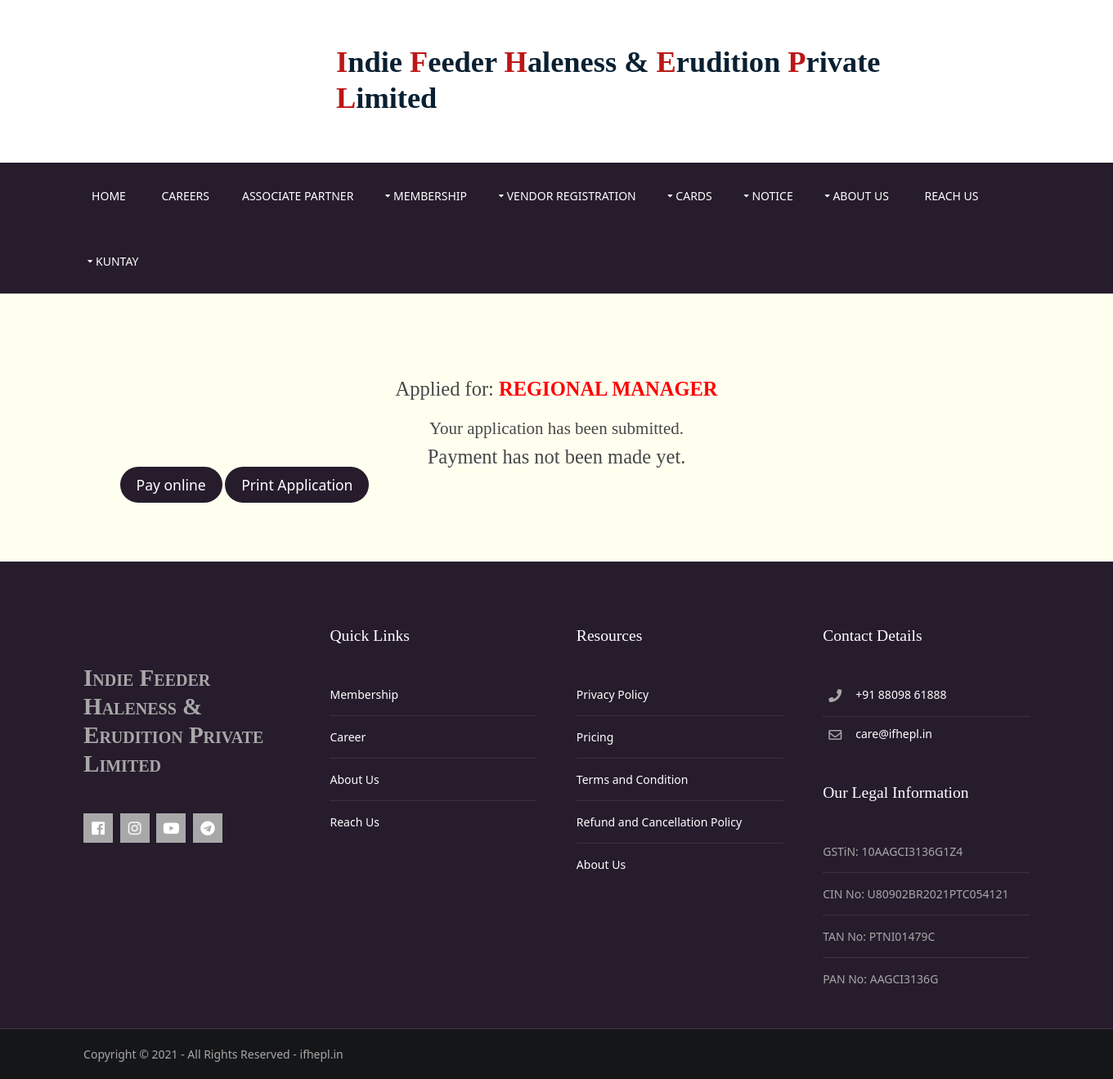
Before: /complete_profile (signed in) with the older database file.
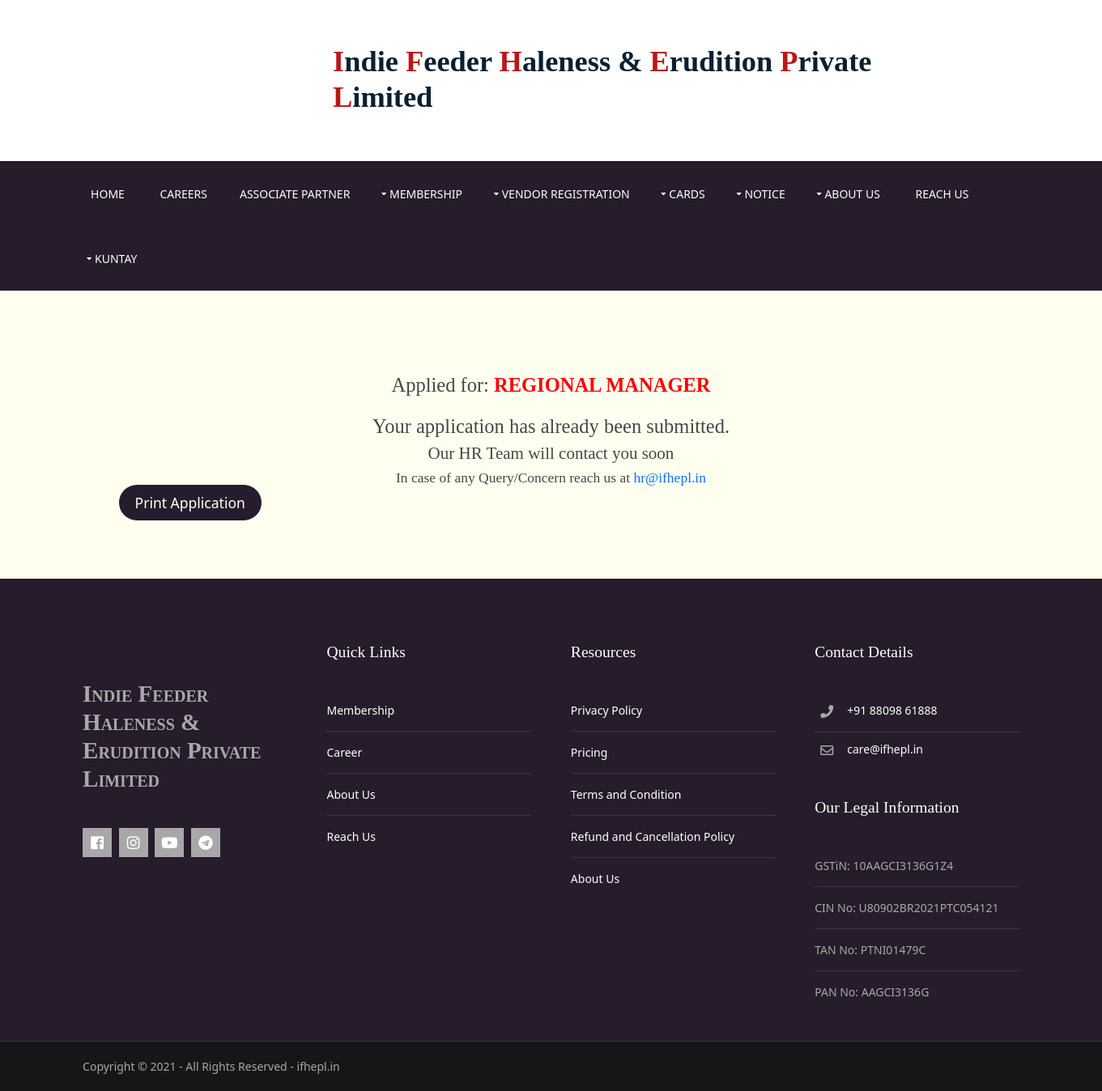
After: the same page with the newer database file.
### jobApplications/views.py (the view, shortened to what this page needs)
# urls.py: path('complete_profile', jobApplication.complete_profile, name="complete_profile"),
def complete_profile(request):
    job_profile = job_application.objects.get(user=request.user)
    return render(request, "complete_profile.html", {"job": job_profile})

### ifheplapp/models.py (called while the page is built)
    def __str__(self):
        return self.title

### ifheplapp/templates/complete_profile.html (shortened to what this page needs)
{% extends 'extends/base.html' %}
{% load static %}
{% block body %}
<div class="row1" style="background-color: rgb(255, 255, 240);">
  <div class="container container-job" style="">
    <div class="my-4 text-center">
      <h3>Applied for: <strong style="color: red;"> {{job.applied_for}}</strong></h3>
    </div>
    {% if job.completed and job.paid %}
    <h3 class="text-center" >Your application has already been submitted.</h3>
    <h4 class="text-center" >Our HR Team will contact you soon</h4>
    <h5 class="text-center" >In case of any Query/Concern reach us at <a href="mailto:hr@ifhepl.in">hr@ifhepl.in</a> </h5>
    <a href="/print/{{job.order_id}}" class="btn-sub">Print Application</a>
    {% elif job.accept %}
    <h3 class="text-center" >Congratulations !!!</h3>
    <h4 class="text-center" >Welcome to IFHEPL Family</h4>
    <a href="/print/{{job.order_id}}" class="btn-sub">Print Application</a>
    {% elif job.completed and not job.paid %}
    <h4 class="text-center" >Your application has been submitted.</h4>
    <h3 class="text-center" >Payment has not been made yet.</h3>
    <a href="/pay/{{job.order_id}}" class="btn-sub">Pay online</a>
    <a href="/print/{{job.order_id}}" class="btn-sub">Print Application</a>
    {% endif %}
  </div>
</div>
{% endblock body %}

Changed rows visible on the page:
changed job_application "REGIONAL MANAGER": paid False → True (drawn)
Other visible differences:
text no longer shown: "Your application has been submitted. Payment has not been made yet. Pay online"
text now shown: "Your application has already been submitted. Our HR Team will contact you soon In case of any Query/Concern reach us at hr@ifhepl.in"
